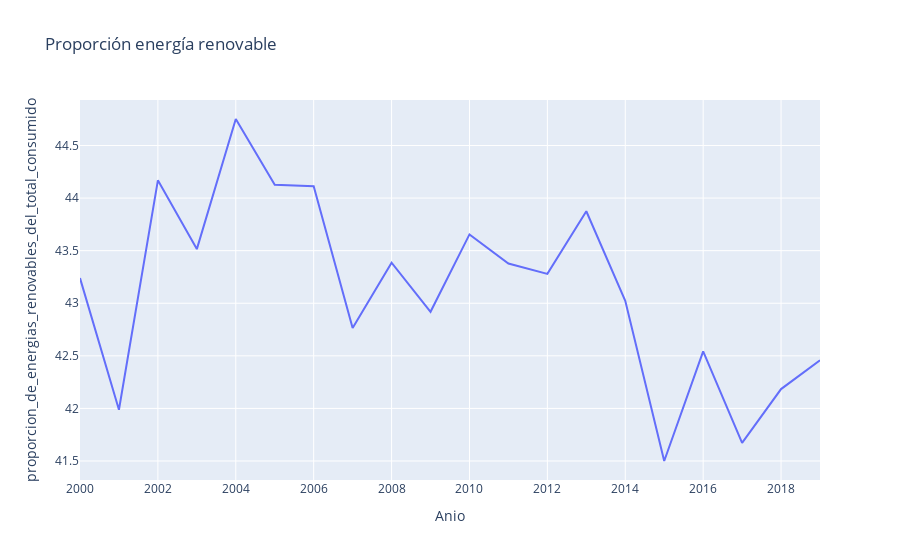

The cell this chart's notebook holds for it:
### Code cell
tabla_g = df.filter(items=['Anio','proporcion_de_energias_renovables_del_total_consumido','Pais'])
tabla_g3 = tabla_g.groupby('Anio').mean()
tabla_g3.reset_index(inplace=True)
fig = px.line(tabla_g3, 'Anio','proporcion_de_energias_renovables_del_total_consumido', title='Proporción energía renovable')
fig.show()

### Figure 1 — Plotly figure (JSON) as saved in the notebook; plotly's stock layout.template omitted (floating-point values rounded to 4 significant figures)
{"data": [{"hovertemplate": "Anio=%{x}<br>proporcion_de_energias_renovables_del_total_consumido=%{y}<extra></extra>", "legendgroup": "", "line": {"color": "#636efa", "dash": "solid"}, "marker": {"symbol": "circle"}, "mode": "lines", "name": "", "orientation": "v", "showlegend": false, "type": "scatter", "x": [2000, 2001, 2002, 2003, 2004, 2005, 2006, 2007, 2008, 2009, 2010, 2011, 2012, 2013, 2014, 2015, 2016, 2017, 2018, 2019], "xaxis": "x", "y": [43.24, 41.99, 44.17, 43.51, 44.75, 44.13, 44.11, 42.77, 43.39, 42.92, 43.65, 43.38, 43.28, 43.87, 43.02, 41.5, 42.54, 41.67, 42.18, 42.46], "yaxis": "y"}], "layout": {"legend": {"tracegroupgap": 0}, "title": {"text": "Proporción energía renovable"}, "xaxis": {"anchor": "y", "domain": [0, 1], "title": {"text": "Anio"}}, "yaxis": {"anchor": "x", "domain": [0, 1], "title": {"text": "proporcion_de_energias_renovables_del_total_consumido"}}}}
